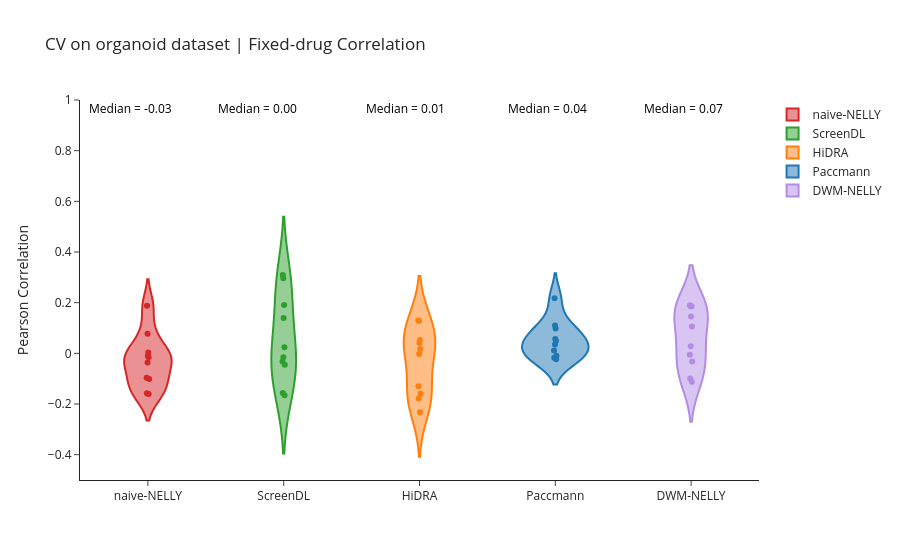

Notebook code cell kept with this figure:
### Code cell
palette = {
    "Paccmann": "#1F77B4",       # blue
    "HiDRA": "#FF7F0E",  # orange
    "ScreenDL": "#2CA02C",     # green
    "naive-NELLY": "#D62728",   # red
    "DWM-NELLY" : "#b38ce3"
}

# _, p = wilcoxon(per_drug_pcc_cv.T["CPV"], screendl_fixed_drug.T["ScreenDL"], alternative="greater")
fig = px.violin(metrics_fixed_drug,
                x="Method",
                y="MCorrelation",
                color="Method",
                # height=700,
                # width=700,
                template="simple_white",
                box=False,
                points="all",
                labels={"Method": "",
                        "MCorrelation": "Pearson Correlation"
                       },
                color_discrete_map=palette,
                title= "CV on organoid dataset | Fixed-drug Correlation"
                
                
         )


# Step 2: Add paired-line traces manually
# df_wide = metrics_fixed_drug.pivot(index="index", columns="Method", values="MCorrelation").reset_index()
# for i, row in df_wide.iterrows():
#     fig.add_trace(go.Scatter(
#         x=["CPV", "ScreenDL"],
#         y=[row["CPV"], row["ScreenDL"]],
#         mode="lines+markers",
#         line=dict(color="gray", width=1),
#         marker=dict(size=6, color="black"),
#         name=row["index"],
#         showlegend=False  # hide fold labels
#     ))

fig.update_traces(jitter=0.05, pointpos=0)

# fig.add_annotation(
#     x=0.5,  # Adjust if you have multiple violins (e.g., grouped by drug)
#     y=1,
#     text=f"Wilcoxon signed-rank test, p-value = {p:.2e}",
#     xref="paper", yref="paper",
#     showarrow=False,
#     yanchor='bottom',
#     font=dict(color="black", size=14)
# )

fig.add_annotation(
    x=0.01,  # Adjust if you have multiple violins (e.g., grouped by drug)
    y=0.95,
    text=f"Median = {naive_NELLY_fixed_drug.median(1).item():.2f}",
    xref="paper", yref="paper",
    showarrow=False,
    yanchor='bottom',
    font=dict(color="black", size=12)
)

fig.add_annotation(
    x=0.2,  # Adjust if you have multiple violins (e.g., grouped by drug)
    y=0.95,
    text=f"Median = {screendl_fixed_drug.median(1).item():.2f}",
    xref="paper", yref="paper",
    showarrow=False,
    yanchor='bottom',
    font=dict(color="black", size=12)
)


fig.add_annotation(
    x=0.48,  # Adjust if you have multiple violins (e.g., grouped by drug)
    y=0.95,
    text=f"Median = {hidra_fixed_drug.median(1).item():.2f}",
    xref="paper", yref="paper",
    showarrow=False,
    yanchor='bottom',
    font=dict(color="black", size=12)
)

fig.add_annotation(
    x=0.75,  # Adjust if you have multiple violins (e.g., grouped by drug)
    y=0.95,
    text=f"Median = {paccmann_fixed_drug.median(1).item():.2f}",
    xref="paper", yref="paper",
    showarrow=False,
    yanchor='bottom',
    font=dict(color="black", size=12)
)


fig.add_annotation(
    x=0.95,  # Adjust if you have multiple violins (e.g., grouped by drug)
    y=0.95,
    text=f"Median = {dwm_NELLY_fixed_drug.median(1).item():.2f}",
    xref="paper", yref="paper",
    showarrow=False,
    yanchor='bottom',
    font=dict(color="black", size=12)
)

fig.update_yaxes(range=[-0.5, 1])

fig

### Figure 1 — Plotly figure (JSON) as saved in the notebook; plotly's stock layout.template omitted (floating-point values rounded to 4 significant figures)
{"data": [{"alignmentgroup": "True", "box": {"visible": false}, "hovertemplate": "=%{x}<br>Pearson Correlation=%{y}<extra></extra>", "jitter": 0.05, "legendgroup": "naive-NELLY", "marker": {"color": "#D62728"}, "name": "naive-NELLY", "offsetgroup": "naive-NELLY", "orientation": "v", "pointpos": 0, "points": "all", "scalegroup": "True", "showlegend": true, "type": "violin", "x": ["naive-NELLY", "naive-NELLY", "naive-NELLY", "naive-NELLY", "naive-NELLY", "naive-NELLY", "naive-NELLY", "naive-NELLY", "naive-NELLY", "naive-NELLY"], "x0": " ", "xaxis": "x", "y": [0.003762, -0.01009, -0.1015, 0.1877, -0.03583, 0.07708, -0.1579, -0.09595, -0.01576, -0.1609], "y0": " ", "yaxis": "y"}, {"alignmentgroup": "True", "box": {"visible": false}, "hovertemplate": "=%{x}<br>Pearson Correlation=%{y}<extra></extra>", "jitter": 0.05, "legendgroup": "ScreenDL", "marker": {"color": "#2CA02C"}, "name": "ScreenDL", "offsetgroup": "ScreenDL", "orientation": "v", "pointpos": 0, "points": "all", "scalegroup": "True", "showlegend": true, "type": "violin", "x": ["ScreenDL", "ScreenDL", "ScreenDL", "ScreenDL", "ScreenDL", "ScreenDL", "ScreenDL", "ScreenDL", "ScreenDL", "ScreenDL"], "x0": " ", "xaxis": "x", "y": [-0.1561, 0.024, -0.01516, -0.1657, 0.3096, 0.1908, 0.2965, -0.03181, -0.0452, 0.1396], "y0": " ", "yaxis": "y"}, {"alignmentgroup": "True", "box": {"visible": false}, "hovertemplate": "=%{x}<br>Pearson Correlation=%{y}<extra></extra>", "jitter": 0.05, "legendgroup": "HiDRA", "marker": {"color": "#FF7F0E"}, "name": "HiDRA", "offsetgroup": "HiDRA", "orientation": "v", "pointpos": 0, "points": "all", "scalegroup": "True", "showlegend": true, "type": "violin", "x": ["HiDRA", "HiDRA", "HiDRA", "HiDRA", "HiDRA", "HiDRA", "HiDRA", "HiDRA", "HiDRA", "HiDRA"], "x0": " ", "xaxis": "x", "y": [0.04103, 0.01706, -0.1595, -0.2324, -0.1303, -0.178, -0.002549, 0.13, 0.1287, 0.05309], "y0": " ", "yaxis": "y"}, {"alignmentgroup": "True", "box": {"visible": false}, "hovertemplate": "=%{x}<br>Pearson Correlation=%{y}<extra></extra>", "jitter": 0.05, "legendgroup": "Paccmann", "marker": {"color": "#1F77B4"}, "name": "Paccmann", "offsetgroup": "Paccmann", "orientation": "v", "pointpos": 0, "points": "all", "scalegroup": "True", "showlegend": true, "type": "violin", "x": ["Paccmann", "Paccmann", "Paccmann", "Paccmann", "Paccmann", "Paccmann", "Paccmann", "Paccmann", "Paccmann", "Paccmann"], "x0": " ", "xaxis": "x", "y": [0.01075, 0.03439, -0.01747, 0.0984, 0.1096, 0.05646, 0.04847, -0.009308, 0.2172, -0.02382], "y0": " ", "yaxis": "y"}, {"alignmentgroup": "True", "box": {"visible": false}, "hovertemplate": "=%{x}<br>Pearson Correlation=%{y}<extra></extra>", "jitter": 0.05, "legendgroup": "DWM-NELLY", "marker": {"color": "#b38ce3"}, "name": "DWM-NELLY", "offsetgroup": "DWM-NELLY", "orientation": "v", "pointpos": 0, "points": "all", "scalegroup": "True", "showlegend": true, "type": "violin", "x": ["DWM-NELLY", "DWM-NELLY", "DWM-NELLY", "DWM-NELLY", "DWM-NELLY", "DWM-NELLY", "DWM-NELLY", "DWM-NELLY", "DWM-NELLY", "DWM-NELLY"], "x0": " ", "xaxis": "x", "y": [0.1453, -0.03188, 0.1055, -0.00561, -0.09966, 0.02814, 0.1862, 0.1854, -0.1117, 0.1895], "y0": " ", "yaxis": "y"}], "layout": {"annotations": [{"font": {"color": "black", "size": 12}, "showarrow": false, "text": "Median = -0.03", "x": 0.01, "xref": "paper", "y": 0.95, "yanchor": "bottom", "yref": "paper"}, {"font": {"color": "black", "size": 12}, "showarrow": false, "text": "Median = 0.00", "x": 0.2, "xref": "paper", "y": 0.95, "yanchor": "bottom", "yref": "paper"}, {"font": {"color": "black", "size": 12}, "showarrow": false, "text": "Median = 0.01", "x": 0.48, "xref": "paper", "y": 0.95, "yanchor": "bottom", "yref": "paper"}, {"font": {"color": "black", "size": 12}, "showarrow": false, "text": "Median = 0.04", "x": 0.75, "xref": "paper", "y": 0.95, "yanchor": "bottom", "yref": "paper"}, {"font": {"color": "black", "size": 12}, "showarrow": false, "text": "Median = 0.07", "x": 0.95, "xref": "paper", "y": 0.95, "yanchor": "bottom", "yref": "paper"}], "autosize": true, "legend": {"title": {"text": ""}, "tracegroupgap": 0}, "title": {"text": "CV on organoid dataset | Fixed-drug Correlation"}, "violinmode": "overlay", "xaxis": {"anchor": "y", "autorange": true, "categoryarray": ["naive-NELLY", "ScreenDL", "HiDRA", "Paccmann", "DWM-NELLY"], "categoryorder": "array", "domain": [0, 1], "range": [-0.5, 4.5], "title": {"text": ""}, "type": "category"}, "yaxis": {"anchor": "x", "domain": [0, 1], "range": [-0.5, 1], "title": {"text": "Pearson Correlation"}, "type": "linear"}}}
